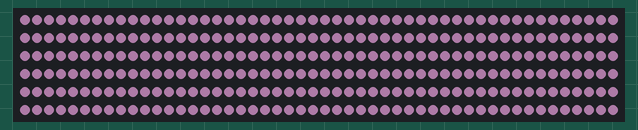
A sketch run on a simulated Arduino Uno, built with avr-gcc and run on an emulated ATmega328P. Shown: 300 RGB LEDs in strip order, left to right, continuing on the next row. Dim RGB values are drawn brighter than linear; what the sketch prints to the serial monitor is not drawn.

Above: at 1.26 s.
At 13.08 s:
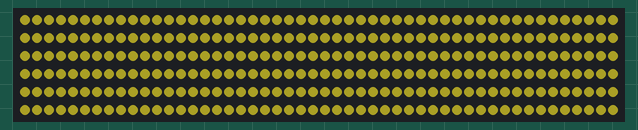
At 26.71 s:
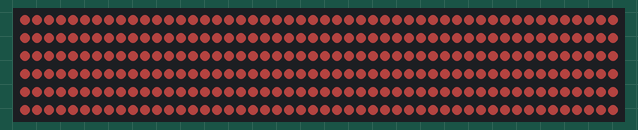

The sketch:

StarDeathSpectrum.ino
```cpp
/*
 * A tool to figure out what colors look best on the LEDs
 * MJP 2016.10.01
 */
#include <FastLED.h>

#define DATA_PIN   11 // SPI MOSI pin
#define CLOCK_PIN  13 //13 //SPI  SCK

#define THUMBPOT_PIN A0 // analog in
#define CHIPSET     APA102

#define COLOR_ORDER BGR  // most of the 10mm black APA102

#define NUM_LEDS    300

#define FPS 120

CRGB leds[NUM_LEDS];

//*********************************************************************
// define globals

unsigned long long SEQ_PERIOD = 20LL * 1000LL;   // full sequence duration, in milliseconds
unsigned long int FLASH_DUR = 4 * 1000;         // duration of the flash, rise and fall, in ms
unsigned long int FLASHRISE_DUR = 1 * 1000;     // duration of the flash rise time
unsigned long int GROWSEQ_DUR = SEQ_PERIOD - FLASH_DUR; //duration of main growth sequence
int NSTATE = 3;                      // the number of states

unsigned long int startTime;      // absolute start time of sequence loop
unsigned long int phaseStartTime;  // absolute time since start of lastPhase

int state;
uint8_t gBrightness = 255;
float progress;

//*********************************************************************
// control methods


/*
 * update the progress
 */
float updateProgress() {
  float progress = 0;
  long int elapsedTime = millis() - phaseStartTime;
  switch(state) {
    case 0: {
      progress = float(elapsedTime) / GROWSEQ_DUR;
      break;
    }
    case 1: {
      progress = float(elapsedTime) / FLASHRISE_DUR;
      break;
    }
    case 2: {
      progress = float(elapsedTime) / (FLASH_DUR - FLASHRISE_DUR);
      break;
    }
  }

  // update the state if we are finished
  if (progress >= 1.0) {
    progress = 0;
    phaseStartTime = millis();
    state = ++state % NSTATE;
    Serial.print("State change: ");
    Serial.println(state);
    if (state==0) {
      startTime = millis();
      Serial.println("start over");
    }
  }
  return progress;
}


/*
 * given the current state and progress [0, 1), return the color and set the global brightness
 */
CRGB getCurrentColor(int state, float progress) {
  CRGB newColor = CRGB(0,0,0);
  float radius = 0; //where the hell am i putting this?
  switch(state) {
    case 0: {
      CHSV startColorGrow = CHSV(210, uint8_t(0.25 * 255), uint8_t(0.5 * 255));
      CHSV middleColorGrow = CHSV(60, uint8_t(0.6 * 255),  uint8_t(0.5 * 255));
      CHSV endColorGrow = CHSV(0, 255, uint8_t(0.5 * 255));
      if (progress < 0.75) {
        newColor = blend(startColorGrow, middleColorGrow, uint8_t(255 * progress / 0.75));
        radius = lerpf(0.1, 0.4, progress / 0.75);
      }
      else {
        newColor = blend(middleColorGrow, endColorGrow, uint8_t(255 * (progress - 0.75) / 0.25));
        radius = lerpf(0.4, 1.0, (progress - 0.75) / 0.25);
      }
      Serial.print("0: ");
      printColor(newColor);
      break;
    }
    case 1: {
      CHSV startColorFlashUp = CHSV(0, 255, uint8_t(0.5 * 255));
      CHSV endColorFlashUp = CHSV(0, 0, 255);
      newColor = blend(startColorFlashUp, endColorFlashUp, uint8_t(255*progress));
      //do an easing on the brightness increase?
      radius = 0; // ? why we setting this to zero here?
      Serial.print("1: ");
      printColor(newColor);
      break;
    }
    case 2: {
      CHSV startColorFlashDown = CHSV(0, 255, 255);
      CHSV endColorFlashDown = CHSV(210, uint8_t(0.25 * 255), uint8_t(0.5 * 255));
      newColor = blend(startColorFlashDown, endColorFlashDown, uint8_t(255*progress));
      radius = 0;
      Serial.print("2: ");
      printColor(newColor);
      break;
    }
  }
  return newColor;
}

void printColor(CRGB clr) {
  Serial.print(clr[0]);
  Serial.print(" ");
  Serial.print(clr[1]);
  Serial.print(" ");
  Serial.print(clr[2]);
  Serial.println();
}

int lerp(int x1, int x2, float t) {
  return x1 + (x2 - x1) * t;
}

float lerpf(float x1, float x2, float t) {
  return x1 + (x2 - x1) * t;
}

//*********************************************************************
// primary methods

void setup() {
  Serial.begin(9600);
  delay(1000); // sanity delay

  FastLED.addLeds<CHIPSET, DATA_PIN, CLOCK_PIN, COLOR_ORDER, DATA_RATE_MHZ(8)>(leds, NUM_LEDS).setCorrection( TypicalSMD5050 );
  FastLED.setBrightness( 255 );

  startTime = millis();
  phaseStartTime = millis();
  state = 0;
  progress = 0;

}

/*
 * THE MAIN LOOP
 */
void loop() {

  float progress = updateProgress();

  CRGB newColor = getCurrentColor(state, progress);
  fill_solid(leds, NUM_LEDS, newColor);


//  // test for hue/saturation levels
//  uint16_t v = analogRead(THUMBPOT_PIN);
//  int thumbVal = map(v, 0, 1023, 0, 255);
//  fill_solid(leds, NUM_LEDS, CHSV(thumbVal, 255, 255));

  FastLED.show();
  FastLED.delay(1000/FPS);
}
```
